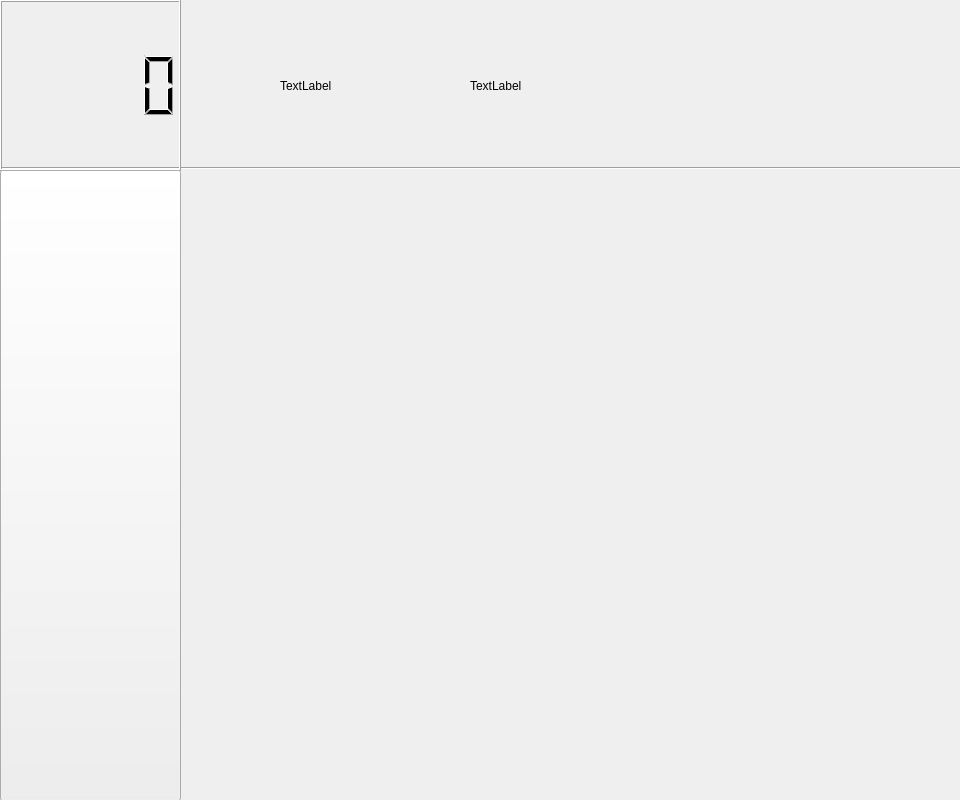
<?xml version="1.0" encoding="UTF-8"?>
<ui version="4.0">
 <class>Form</class>
 <widget class="QWidget" name="Form">
  <property name="geometry">
   <rect>
    <x>0</x>
    <y>0</y>
    <width>960</width>
    <height>800</height>
   </rect>
  </property>
  <property name="windowTitle">
   <string>Form</string>
  </property>
  <widget class="Line" name="dividerverti">
   <property name="geometry">
    <rect>
     <x>170</x>
     <y>0</y>
     <width>21</width>
     <height>791</height>
    </rect>
   </property>
   <property name="orientation">
    <enum>Qt::Vertical</enum>
   </property>
  </widget>
  <widget class="Line" name="dividerhori">
   <property name="geometry">
    <rect>
     <x>0</x>
     <y>160</y>
     <width>961</width>
     <height>16</height>
    </rect>
   </property>
   <property name="orientation">
    <enum>Qt::Horizontal</enum>
   </property>
  </widget>
  <widget class="QLCDNumber" name="clock">
   <property name="geometry">
    <rect>
     <x>0</x>
     <y>0</y>
     <width>181</width>
     <height>171</height>
    </rect>
   </property>
   <property name="digitCount">
    <number>5</number>
   </property>
   <property name="value" stdset="0">
    <double>0.000000000000000</double>
   </property>
  </widget>
  <widget class="QWidget" name="gridLayoutWidget">
   <property name="geometry">
    <rect>
     <x>180</x>
     <y>170</y>
     <width>782</width>
     <height>631</height>
    </rect>
   </property>
   <layout class="QGridLayout" name="gridLayout">
    <property name="sizeConstraint">
     <enum>QLayout::SetNoConstraint</enum>
    </property>
    <item row="0" column="0">
     <widget class="QPushButton" name="Ortho">
      <property name="sizePolicy">
       <sizepolicy hsizetype="Minimum" vsizetype="Minimum">
        <horstretch>0</horstretch>
        <verstretch>0</verstretch>
       </sizepolicy>
      </property>
      <property name="minimumSize">
       <size>
        <width>156</width>
        <height>156</height>
       </size>
      </property>
      <property name="text">
       <string/>
      </property>
      <property name="icon">
       <iconset resource="medioresoures.qrc">
        <normaloff>:/project medio/orthopedicbutton.png</normaloff>:/project medio/orthopedicbutton.png</iconset>
      </property>
      <property name="iconSize">
       <size>
        <width>256</width>
        <height>156</height>
       </size>
      </property>
      <property name="flat">
       <bool>true</bool>
      </property>
     </widget>
    </item>
    <item row="1" column="0">
     <widget class="QPushButton" name="Derma">
      <property name="minimumSize">
       <size>
        <width>256</width>
        <height>156</height>
       </size>
      </property>
      <property name="text">
       <string/>
      </property>
      <property name="icon">
       <iconset resource="medioresoures.qrc">
        <normaloff>:/project medio/dermatologybutton.png</normaloff>:/project medio/dermatologybutton.png</iconset>
      </property>
      <property name="iconSize">
       <size>
        <width>256</width>
        <height>156</height>
       </size>
      </property>
      <property name="flat">
       <bool>true</bool>
      </property>
     </widget>
    </item>
    <item row="1" column="1">
     <widget class="QPushButton" name="Ped">
      <property name="minimumSize">
       <size>
        <width>156</width>
        <height>156</height>
       </size>
      </property>
      <property name="text">
       <string/>
      </property>
      <property name="icon">
       <iconset resource="medioresoures.qrc">
        <normaloff>:/project medio/pedibutton.png</normaloff>:/project medio/pedibutton.png</iconset>
      </property>
      <property name="iconSize">
       <size>
        <width>256</width>
        <height>156</height>
       </size>
      </property>
      <property name="flat">
       <bool>true</bool>
      </property>
     </widget>
    </item>
    <item row="1" column="2">
     <widget class="QPushButton" name="OPD">
      <property name="minimumSize">
       <size>
        <width>156</width>
        <height>156</height>
       </size>
      </property>
      <property name="text">
       <string/>
      </property>
      <property name="icon">
       <iconset resource="medioresoures.qrc">
        <normaloff>:/project medio/opdbutton.png</normaloff>:/project medio/opdbutton.png</iconset>
      </property>
      <property name="iconSize">
       <size>
        <width>256</width>
        <height>156</height>
       </size>
      </property>
      <property name="flat">
       <bool>true</bool>
      </property>
     </widget>
    </item>
    <item row="0" column="1">
     <widget class="QPushButton" name="GI">
      <property name="minimumSize">
       <size>
        <width>156</width>
        <height>156</height>
       </size>
      </property>
      <property name="text">
       <string/>
      </property>
      <property name="icon">
       <iconset resource="medioresoures.qrc">
        <normaloff>:/project medio/GIbutton.png</normaloff>:/project medio/GIbutton.png</iconset>
      </property>
      <property name="iconSize">
       <size>
        <width>256</width>
        <height>156</height>
       </size>
      </property>
      <property name="flat">
       <bool>true</bool>
      </property>
     </widget>
    </item>
    <item row="0" column="2">
     <widget class="QPushButton" name="ER">
      <property name="minimumSize">
       <size>
        <width>156</width>
        <height>156</height>
       </size>
      </property>
      <property name="text">
       <string/>
      </property>
      <property name="icon">
       <iconset resource="medioresoures.qrc">
        <normaloff>:/project medio/ERbutton.png</normaloff>:/project medio/ERbutton.png</iconset>
      </property>
      <property name="iconSize">
       <size>
        <width>256</width>
        <height>156</height>
       </size>
      </property>
      <property name="flat">
       <bool>true</bool>
      </property>
     </widget>
    </item>
    <item row="2" column="0">
     <widget class="QPushButton" name="Cardio">
      <property name="minimumSize">
       <size>
        <width>156</width>
        <height>156</height>
       </size>
      </property>
      <property name="text">
       <string/>
      </property>
      <property name="icon">
       <iconset resource="medioresoures.qrc">
        <normaloff>:/project medio/cardiologybutton.png</normaloff>:/project medio/cardiologybutton.png</iconset>
      </property>
      <property name="iconSize">
       <size>
        <width>256</width>
        <height>156</height>
       </size>
      </property>
      <property name="flat">
       <bool>true</bool>
      </property>
     </widget>
    </item>
    <item row="2" column="1">
     <widget class="QPushButton" name="Neuro">
      <property name="minimumSize">
       <size>
        <width>156</width>
        <height>156</height>
       </size>
      </property>
      <property name="text">
       <string/>
      </property>
      <property name="icon">
       <iconset resource="medioresoures.qrc">
        <normaloff>:/project medio/neurologybutton.png</normaloff>:/project medio/neurologybutton.png</iconset>
      </property>
      <property name="iconSize">
       <size>
        <width>256</width>
        <height>156</height>
       </size>
      </property>
      <property name="flat">
       <bool>true</bool>
      </property>
     </widget>
    </item>
    <item row="2" column="2">
     <widget class="QPushButton" name="Radio">
      <property name="minimumSize">
       <size>
        <width>156</width>
        <height>156</height>
       </size>
      </property>
      <property name="text">
       <string/>
      </property>
      <property name="icon">
       <iconset resource="medioresoures.qrc">
        <normaloff>:/project medio/radiologybutton.png</normaloff>:/project medio/radiologybutton.png</iconset>
      </property>
      <property name="iconSize">
       <size>
        <width>256</width>
        <height>156</height>
       </size>
      </property>
      <property name="flat">
       <bool>true</bool>
      </property>
     </widget>
    </item>
   </layout>
  </widget>
  <widget class="QLabel" name="userpic">
   <property name="geometry">
    <rect>
     <x>280</x>
     <y>10</y>
     <width>121</width>
     <height>151</height>
    </rect>
   </property>
   <property name="text">
    <string>TextLabel</string>
   </property>
  </widget>
  <widget class="QLabel" name="userdesc">
   <property name="geometry">
    <rect>
     <x>470</x>
     <y>60</y>
     <width>271</width>
     <height>51</height>
    </rect>
   </property>
   <property name="text">
    <string>TextLabel</string>
   </property>
  </widget>
  <widget class="QPushButton" name="backtomain">
   <property name="geometry">
    <rect>
     <x>0</x>
     <y>170</y>
     <width>181</width>
     <height>631</height>
    </rect>
   </property>
   <property name="text">
    <string/>
   </property>
   <property name="icon">
    <iconset resource="medioresoures.qrc">
     <normaloff>:/project medio/returnbutton.png</normaloff>:/project medio/returnbutton.png</iconset>
   </property>
   <property name="iconSize">
    <size>
     <width>181</width>
     <height>631</height>
    </size>
   </property>
  </widget>
  <widget class="QLabel" name="background">
   <property name="enabled">
    <bool>true</bool>
   </property>
   <property name="geometry">
    <rect>
     <x>0</x>
     <y>0</y>
     <width>961</width>
     <height>801</height>
    </rect>
   </property>
   <property name="text">
    <string/>
   </property>
   <property name="pixmap">
    <pixmap>../../Downloads/bgb.jpg</pixmap>
   </property>
   <property name="scaledContents">
    <bool>true</bool>
   </property>
  </widget>
  <zorder>background</zorder>
  <zorder>dividerverti</zorder>
  <zorder>dividerhori</zorder>
  <zorder>clock</zorder>
  <zorder>gridLayoutWidget</zorder>
  <zorder>userpic</zorder>
  <zorder>userdesc</zorder>
  <zorder>backtomain</zorder>
 </widget>
 <resources>
  <include location="medioresoures.qrc"/>
 </resources>
 <connections/>
</ui>
